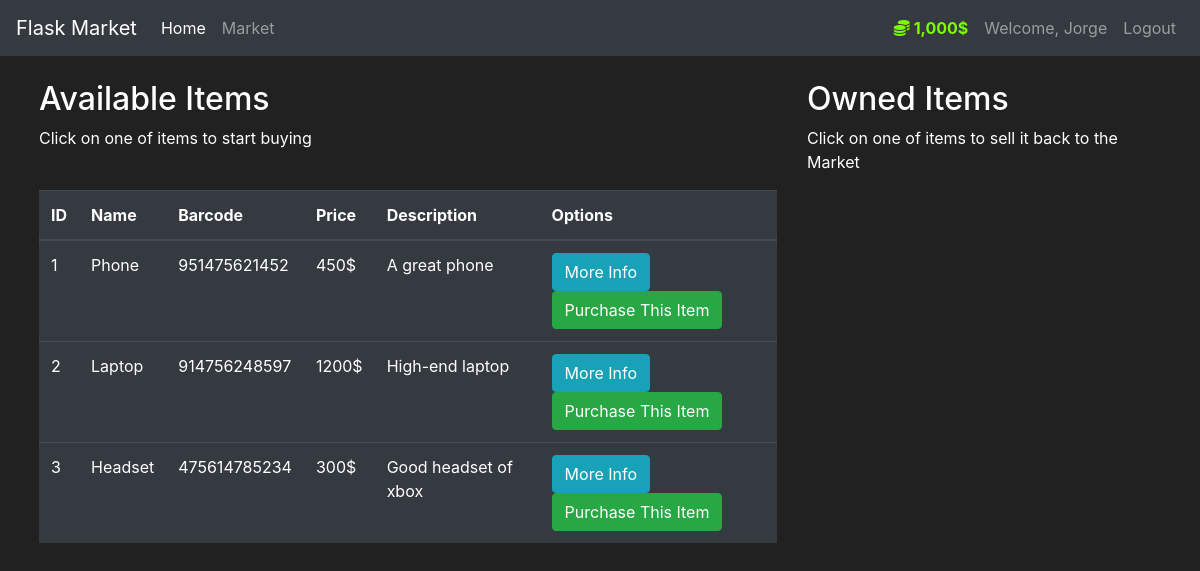
The app's page /market (signed in) with its own data.
### market/models.py (models this page shows, shortened)
class User(db.Model, UserMixin):
    id = db.Column(db.Integer(), primary_key=True)
    username = db.Column(db.String(length=30), nullable=False, unique=True)
    email = db.Column(db.String(length=50), nullable=False, unique=True)
    password_hash = db.Column(db.String(length=60), nullable=False)
    budget = db.Column(db.Integer(), nullable=False, default=1000)
    items = db.relationship("Item", backref='owned_user', lazy=True)
    @property
    def password(self):
        return self.password_hash
    @property
    def prettier_budget(self):
        if len(str(self.budget)) >= 4:
            return f"{str(self.budget)[:-3]},{str(self.budget)[-3:]}$"
        else:
            return f"{self.budget}$"

class Item(db.Model):
    id = db.Column(db.Integer(), primary_key=True)
    name = db.Column(db.String(length=100), nullable=False, unique=True)
    barcode = db.Column(db.String(length=12), nullable=False, unique=True)
    price = db.Column(db.Integer(), nullable=False)
    description = db.Column(db.String(length=1000), nullable=False, unique=True)
    owner = db.Column(db.Integer(), db.ForeignKey("user.id"))

### market/routes.py (the view)
@app.route('/market')
@login_required
def market_page():
    items = Item.query.all()
    return render_template("market.html", head_title="Market Page", items=items)

### market/models.py (called while the page is built)
@login_manager.user_loader
def load_user(user_id):
    return User.query.get(int(user_id))

### market/templates/market.html (shortened to what this page needs)
{% extends "base.html" %}
{% block body %}
    <div class="row m-4">
        <div class="col-8" >
            <h2> Available Items</h2>
            <p> Click on one of items to start buying</p>
            <br>
            <table class="table table-hover table-dark">
                <thead>
                    <tr>
                        <th scope="col"> ID</th>
                        <th scope="col"> Name</th>
                        <th scope="col"> Barcode</th>
                        <th scope="col"> Price</th>
                        <th scope="col"> Description</th>
                        <th scope="col"> Options</th>
                    </tr>
                </thead>
                <tbody>
                    {% for item in items %}
                        <tr>
                            <td>{{ item.id }}</td>
                            <td>{{ item.name }}</td>
                            <td>{{ item.barcode }}</td>
                            <td>{{ item.price }}$</td>
                            <td>{{ item.description }}</td>
                            <td>
                                <button class="btn btn-outline btn-info" data-toggle="modal" data-target="#Modal-MoreInfo-{{ item.id }}"> More Info </button>
                                <button class="btn btn-outline btn-success" data-toggle="modal" data-target="#Modal-PurchaseConfirm-{{ item.id }}"> Purchase This Item </button>
                            </td>
                        </tr>
                    {% endfor %}
                </tbody>
            </table>
        </div>
        <div class="col-4">
            <h2> Owned Items</h2>
            <p> Click on one of items to sell it back to the Market</p>
            <br>
        </div>
    </div>
{% endblock %}

### market/templates/base.html (shortened to what this page needs)
<!doctype html>
<html lang="en">
<head>
    <link rel="stylesheet" href="https://cdn.jsdelivr.net/npm/bootstrap@4.5.3/dist/css/bootstrap.min.css"
>
</head>
<body>
<nav class="navbar navbar-expand-md navbar-dark bg-dark">
    <a class="navbar-brand" href="#">Flask Market</a>
    <div class="collapse navbar-collapse" id="navbarNav">
        <ul class="navbar-nav mr-auto">
            <li class="nav-item active">
                <a class="nav-link" href="{{ url_for('home_page') }}">Home <span class="sr-only">(current)</span></a>
            </li>
            <li class="nav-item">
                <a class="nav-link" href="{{ url_for('market_page') }}">Market</a>
            </li>
        </ul>
        {% if current_user.is_authenticated %}
            <ul class="navbar-nav">
                <li class="nav-item">
                    <a class="nav-link" style="color: lawngreen; font-weight:bold;">
                        <i class="fas fa-coins"></i>
                        {{ current_user.prettier_budget }}
                    </a>
                </li>
                <li class="nav-item">
                    <a class="nav-link">Welcome, {{ current_user.username }}</a>
                </li>
                <li class="nav-item">
                    <a class="nav-link" href="{{ url_for('logout_page') }}">Logout</a>
                </li>
            </ul>
        {% endif %}
    </div>
</nav>
{% block body %}
{% endblock %}
</body>
</html>

### market/templates/base.html (style rules this page uses)
body { background-color: #212121; color: white; }

### records on screen
User: prettier_budget "1,000$", username "Jorge"
Item: id "1", name "Phone", barcode "951475621452", price "450", description "A great phone"
Item: id "2", name "Laptop", barcode "914756248597", price "1200", description "High-end laptop"
Item: id "3", name "Headset", barcode "475614785234", price "300", description "Good headset of xbox"
